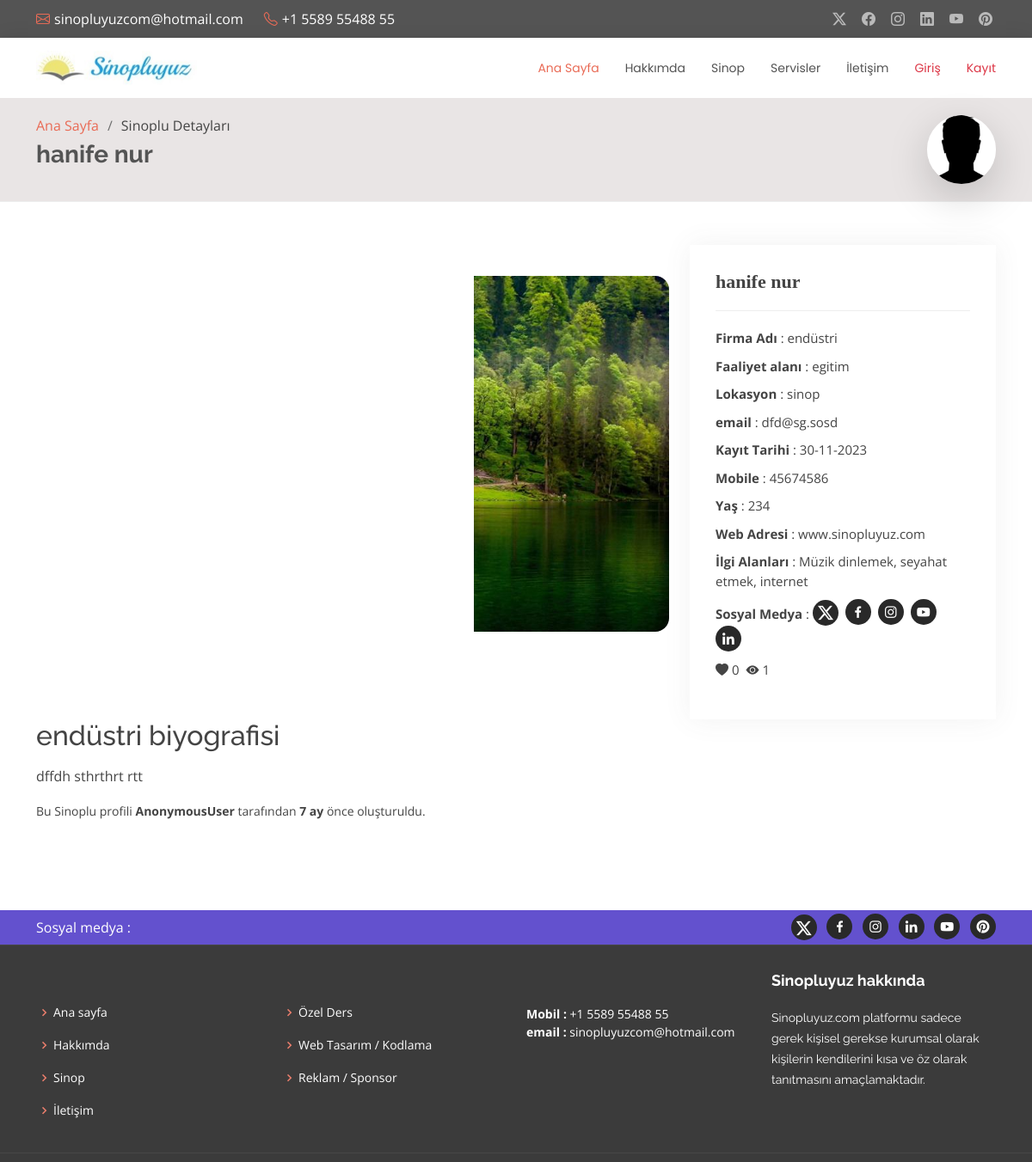
Screenshot of /hanife-nur-endustri-8e632f2716/ with the database file from the repository.
### users/models.py (models this page shows, shortened)
class UserProfile(models.Model):
    CategoryChoices = [
        ('egitim', 'Eğitim'),
        ('saglik' ,'Sağlık' ),
        ('insaat' ,'İnşaat '),
        ('gida' , 'Gıda'),
        ('ulasim' ,'Ulaşım' ),
        ('diger' , 'Diğer')
    ]
    CityChoices = [
        ('istanbul' , 'İstanbul'),
        ('sinop' ,'Sinop' ),
        ('ankara' ,'Ankara' )
    ]
    OPTIONS = (
        ('e', 'odendi'),
        ('h', 'odenmedi')
    )
    user=models.OneToOneField(User,on_delete=models.CASCADE)
    first_name = models.CharField( max_length=30)
    last_name = models.CharField( max_length=30)
    firm_name = models.CharField( max_length=25, null=True, blank=True)
    biography = models.TextField(max_length=50000, blank=True, null=True )
    phone_number = models.IntegerField( blank=True, null=True)
    category = models.CharField( max_length=20,  blank=True, null=True, choices=CategoryChoices)
    city = models.CharField( max_length=20,  blank=True, null=True, choices=CityChoices)
    web_adres = models.URLField(blank=True, null=True, default='')
    profile_pic1 = ResizedImageField(upload_to=user_directory_path, crop=['middle', 'center'])
    profile_pic2 = ResizedImageField(upload_to=user_directory_path, crop=['middle', 'center'])
    profile_pic3 = ResizedImageField(upload_to=user_directory_path, crop=['middle', 'center'])
    avatar = ResizedImageField(size=[150, 150], upload_to=user_directory_path, crop=['middle', 'center'], blank=True, null=True)
    register_date = models.DateTimeField(verbose_name = 'kayıt tarihi', auto_now_add = True)
    instagram = models.URLField( max_length=100, blank=True)
    facebook = models.URLField( max_length=100, blank=True)
    twitter = models.URLField( max_length=100, blank=True)
    youtube = models.URLField( max_length=100, blank=True, null=True)
    linkedin = models.URLField( max_length=100, blank=True, null=True)
    pinterest = models.URLField( max_length=100, blank=True, null=True)
    paid_status = models.CharField(max_length=10, choices=OPTIONS, default='e')
    age = models.IntegerField(blank=True, null=True)
    interests = models.CharField(max_length = 255, null = True, blank = True )
    my_checkbox = models.BooleanField()
    FilterFields = ['category', 'city']
    slug = models.SlugField( blank=True, unique=True )
    def view_count(self):
        return self.profileview_set.all().count()
    def like_count(self):
        return self.like_set.all().count()
    class Meta:
        ordering = ["register_date"]
        verbose_name_plural = "sinoplu listesi"

### users/views.py (the view)
# urls.py: path('<slug:slug>/', sinoplu_detail, name='detail'),
def sinoplu_detail(request, slug):
    sinoplulardan = UserProfile.objects.get(slug=slug)
    if sinoplulardan.interests:
        converted_interests = sinoplulardan.interests.replace("'", "").replace("[", "").replace("]", "").capitalize()
    else:
        converted_interests = sinoplulardan.interests
    if request.user.is_authenticated :
        ProfileView.objects.get_or_create(user=request.user, view_and_like = sinoplulardan)
    context = {
        'sinoplu': sinoplulardan,
        'converted_interests':converted_interests,
    }
    return render(request, 'users/sinoplu_details.html', context)

### users/templates/users/sinoplu_details.html (shortened to what this page needs)
{% extends 'users/partials/_base.html' %}
{% load static %}
{% block content %}
  <main id="main" >
    <section id="breadcrumbs" class="breadcrumbs">
      <div class="container d-flex justify-content-between ">
          <div class=" animate__animated animate__fadeInLeft">
            <ol>
              <li><a href="{% url 'list' %} ">Ana Sayfa</a></li>
              <li>Sinoplu Detayları</li>
            </ol>
            <h2>{{sinoplu.first_name}} {{sinoplu.last_name}}</h2>
          </div>
        <div class=" animate__animated animate__fadeInRight">
          {% if sinoplu.avatar %}<img src="{{ sinoplu.avatar.url }}" class="avatar rounded-circle shadow-lg" style="width: 80px;" alt="Avatar" />
          {% else %}<img src="{% static 'assets/img/user-man.jpg'%}" class="avatar rounded-circle shadow-lg" style="width: 80px;" alt="Avatar" />
          {% endif %}
        </div>
      </div>
    </section>
    <section id="portfolio-details" class="portfolio-details ">
      <div class="container ">
        <div class="row">
          <div class="col-lg-8 animate__animated animate__fadeInLeft">
            <div class="portfolio-details-slider swiper ">
              <div class="swiper-wrapper align-items-center ">
                <div class="swiper-slide ">
                  <img class='rounded-4 font-fa' src="{{ sinoplu.profile_pic1.url }}" alt="">
                </div>
              </div>
              <div class="swiper-pagination"></div>
            </div>
          </div>
          <div class="col-lg-4 content  animate__animated animate__fadeInRight">
            <div class="portfolio-info ">
              <h3 style="font-family:AnnieSignature">{{sinoplu.first_name}} {{sinoplu.last_name}}</h3>
              <ul>
                <li>{% if sinoplu.firm_name %}<strong>Firma Adı</strong> : {{sinoplu.firm_name}} {% else %}<strong> Firma Adı</strong>:  {% endif %}</li>
                <li>{% if sinoplu.category %}<strong>Faaliyet alanı</strong> : {{sinoplu.category}} {% else %}<strong> Faaliyet alanı</strong> :  {% endif %}</li>
                <li>{% if sinoplu.city %}<strong>Lokasyon</strong> : {{sinoplu.city}} {% else %}<strong> Lokasyon</strong>:  {% endif %}</li>
                <li>{% if sinoplu.user.email %}<strong>email</strong> : {{sinoplu.user.email}} {% else %}<strong> email</strong> :  {% endif %}</li>
                <li><strong>Kayıt Tarihi </strong> : {{sinoplu.register_date|date:'d-m-Y'}}</li>
                <li>{% if sinoplu.phone_number %}<strong>Mobile</strong> : {{sinoplu.phone_number}} {% else %}<strong> Mobile</strong> :  {% endif %}</li>
                <li>{% if sinoplu.age %}<strong>Yaş</strong> : {{sinoplu.age}} {% else %}<strong> Yaş</strong> :  {% endif %}</li>
                <li>{% if sinoplu.web_adres %}<strong> Web Adresi</strong> : <a href="{{sinoplu.web_adres}}" >{{sinoplu.web_adres}}</a>{% else %}<strong> Web Adresi</strong> : <a>www.sinopluyuz.com</a> {% endif %}</li>
                <li><strong>İlgi Alanları </strong>: {{ converted_interests }} </li>
                <li class='sinoplu-social-links'> <strong >Sosyal Medya</strong> :
                    {% if sinoplu.linkedin %}<a href="{{sinoplu.twitter}}" target="_blank" class="twitter me-1"><i class="bi bi-twitter-x"></i></a>{% else %}<a href="https://twitter.com/GalatasaraySK" target="_blank" class="twitter me-1"><i class="bi bi-twitter-x"></i></a>{% endif %}
                    {% if sinoplu.facebook %}<a href="{{sinoplu.facebook}}" target="_blank" class="facebook me-1"><i class="bx bxl-facebook"></i></a>{% else %}<a href="https://www.facebook.com/Galatasaray/?locale=tr_TR" target="_blank" class="facebook me-1"><i class="bx bxl-facebook"></i></a>{% endif %}
                    {% if sinoplu.instagram %}<a href="{{sinoplu.instagram}}" target="_blank" class="instagram me-1"><i class="bx bxl-instagram"></i></a>{% else %}<a href="https://www.instagram.com/galatasaray/" target="_blank" class="instagram me-1"><i class="bx bxl-instagram"></i></a>{% endif %}
                    {% if sinoplu.youtube%}<a href="{{sinoplu.youtube}}" target="_blank" class="youtube me-1"><i class="bx bxl-youtube"></i></a>{% else %}<a href="https://www.youtube.com/@sinopluyuz" target="_blank" class="youtube me-1"><i class="bx bxl-youtube"></i></a>{% endif %}
                    {% if sinoplu.linkedin %}<a href="{{sinoplu.linkedin}}" target="_blank" class="linkedin me-1"><i class="bx bxl-linkedin"></i></a>{% else %}<a href="https://www.linkedin.com/in/erdogansenturk/" target="_blank" class="linkedin me-1"><i class="bx bxl-linkedin"></i></a>{% endif %}
                </li>
                <li><span class="me-2"><i class="bi bi-heart-fill"></i> {{ sinoplu.like_count }}</span><span><i class="bi bi-eye-fill"></i> {{ sinoplu.view_count }}</span></li>
              </ul>
            </div>
          </div>
        </div>
          <h2 class="mb-3">{{sinoplu.firm_name}} biyografisi</h2>
          <p>{{sinoplu.biography|safe}} </p>
          <small>Bu Sinoplu profili <span class="fw-bold">{{user}} </span> tarafından <span class="fw-bold">{{ sinoplu.register_date|timesince}} </span> önce oluşturuldu.</small>
          <br>
          <br>
      </div>
    </section>
  </main>
{% endblock %}

### users/static/assets/css/style.css (style rules this page uses)
body { font-family: "Open Sans", sans-serif; color: #444444; }
a { color: #e96b56; text-decoration: none; }
h1, h2, h3, h4, h5, h6 { font-family: "Raleway", sans-serif; }
section { padding: 0 0 80px 0; }
.breadcrumbs { padding: 20px 0 20px 0; background: #e9e5e5; border-bottom: 1px solid #ededed; margin-bottom: 40px; }
.breadcrumbs h2 { font-size: 28px; font-weight: 700; color: #545454; }
.breadcrumbs ol { display: flex; flex-wrap: wrap; list-style: none; padding: 0 0 5px 0; margin: 0; font-size: 16px; }
.breadcrumbs ol li + li { padding-left: 10px; }
.breadcrumbs ol li + li::before { display: inline-block; padding-right: 10px; color: #6e6e6e; content: "/"; }
.portfolio-details { padding-top: 10px; }
.portfolio-details .portfolio-details-slider .swiper-slide img { width: 100%; }
.portfolio-details .portfolio-details-slider .swiper-pagination { margin-top: 20px; position: relative; }
.portfolio-details .portfolio-info { padding: 30px; box-shadow: 0px 0 30px rgba(84, 84, 84, 0.08); }
.portfolio-details .portfolio-info h3 { font-size: 22px; font-weight: 700; margin-bottom: 20px; padding-bottom: 20px; border-bottom: 1px solid #eee; }
.portfolio-details .portfolio-info ul { list-style: none; padding: 0; font-size: 15px; }
.portfolio-details .portfolio-info ul li + li { margin-top: 10px; }
.sinoplu-social-links a { font-size: 18px; display: inline-block; background: #292929; color: #fff; line-height: 1; padding: 6px 0; border-radius: 50%; text-align: center; width: 30px; height: 30px; transition: 0.3s; }

### rows the page displays
UserProfile: first_name "hanife", last_name "nur", profile_pic1 (picture), firm_name "endüstri", category "egitim", city "sinop", user.email "dfd@sg.sosd", register_date "30-11-2023", phone_number "45674586", age "234", like_count "0", view_count "1", biography "dffdh sthrthrt rtt", register_date "7 ay"

### other values shown
{{ converted_interests }} "Müzik dinlemek, seyahat etmek, internet"
{{ user }} "AnonymousUser"
